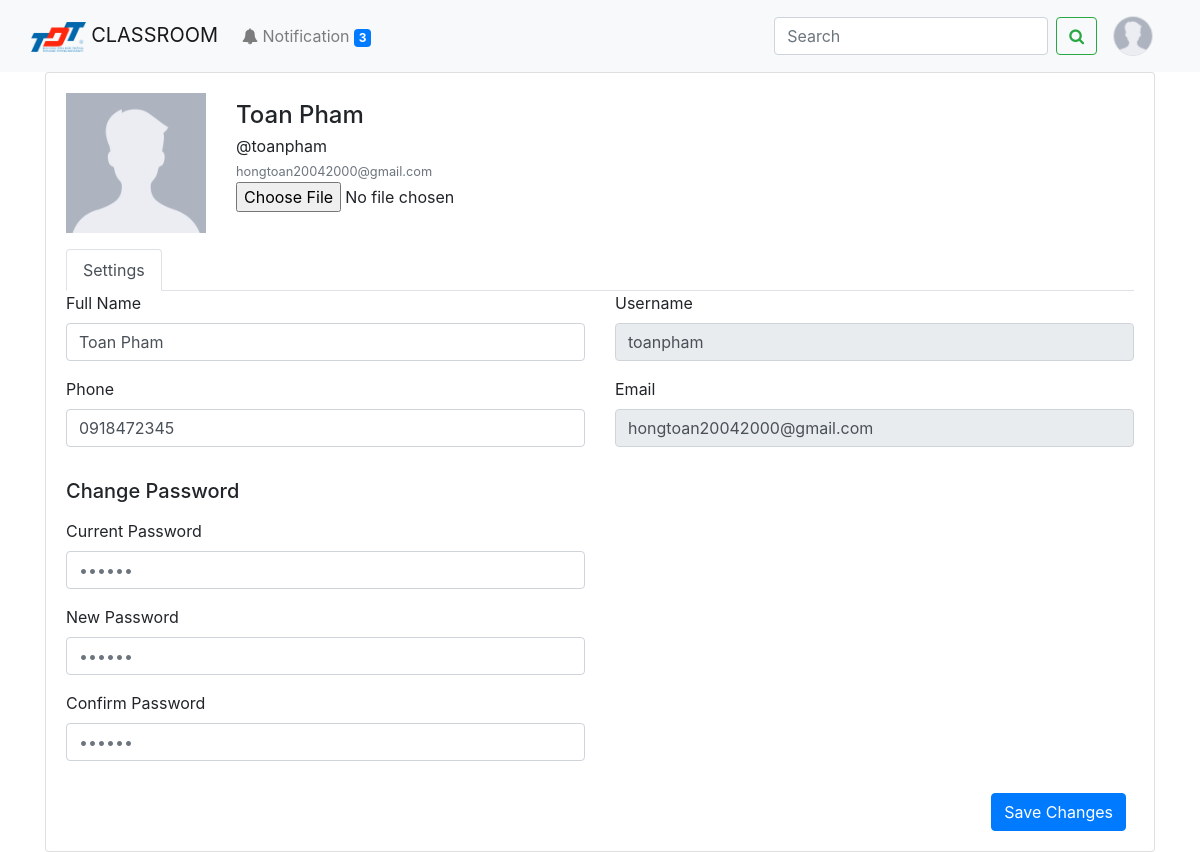
The app's page /profile.php (signed in) with its own data.
### tables this page shows
CREATE TABLE `users` (
  `id` int(11) NOT NULL,
  `username` varchar(30) NOT NULL,
  `password` varchar(50) NOT NULL,
  `fullname` varchar(30) NOT NULL,
  `email` varchar(30) NOT NULL,
  `phone` varchar(11) NOT NULL,
  `date` date NOT NULL,
  `avatar` varchar(255) NOT NULL DEFAULT 'img/user.png'
);

### profile.php (the view, shortened to what this page needs)
<!DOCTYPE html>
<?php
if (!isset($_SESSION['user_name']) && !isset($_SESSION['user_id'])) {
    header("Location: index.php");
} else {
    require 'connect.php';
    $id_user = $_SESSION['user_id'];
    $user = mysqli_query($conn, "SELECT * FROM `users` WHERE id='$id_user'");
    $data = mysqli_fetch_assoc($user);
}
?>
<html lang="en">
<head>
    <link rel="stylesheet" href="https://maxcdn.bootstrapcdn.com/bootstrap/4.5.2/css/bootstrap.min.css">
    <link rel="stylesheet" href="https://cdnjs.cloudflare.com/ajax/libs/font-awesome/4.7.0/css/font-awesome.min.css">
    <link rel="stylesheet" href="style.css">
</head>
<body>
    <nav class="navbar navbar-expand-lg navbar-light bg-light">
        <div class="container-fluid">
            <a class="navbar-brand" href="home.php"><img class="navbar-logo" src="img\logo-tdt.png" alt="TDTU" style="height: 30px"> CLASSROOM</a>
            <div class="collapse navbar-collapse" id="navbarSupportedContent">
                <ul class="navbar-nav mr-auto">
                    <li>
                        <a class="nav-link" href="#">
                            <i class="fa fa-bell"></i>
                            <span>Notification</span>
                            <span class="badge badge-primary">3</span>
                        </a>
                    </li>
                </ul>
                <form class="form-inline my-2 my-lg-0" method="POST">
                    <input class="form-control mr-sm-2" type="search" placeholder="Search" aria-label="Search" name="findingClass">
                    <button class="btn btn-outline-success my-2 my-sm-0" name="findSubmit"><i class="fa fa-search"></i></button>
                </form>
                <a class="nav-link" href="#" id="navbarDropdownMenuLink" role="button" data-toggle="dropdown" aria-haspopup="true" aria-expanded="false">
                    <img src="<?php echo $data['avatar'] ?>" width="40" height="40" class="rounded-circle border">
                </a>
            </div>
        </div>
    </nav>
    <div class="container">
        <div class="card">
            <div class="card-body">
                <div class="e-profile">
                    <form class="form">
                        <div class="row">
                            <div class="col-12 col-sm-auto mb-3">
                                <div class="mx-auto d-flex justify-content-center align-items-center">
                                    <img src="<?php echo $data['avatar'] ?>" alt="" width="140" height="140">
                                </div>
                            </div>
                            <div class="col d-flex flex-column flex-sm-row justify-content-between mb-3">
                                <div class="text-center text-sm-left mb-2 mb-sm-0">
                                    <h4 class="pt-sm-2 pb-1 mb-0 text-nowrap"><?php echo $data['fullname'] ?></h4>
                                    <p class="mb-0">@<?php echo $data['username'] ?></p>
                                    <div class="text-muted"><small><?php echo $data['email'] ?></small></div>
                                    <input type="file" id="myfile" name="avatar">
                                </div>
                            </div>
                        </div>
                        <ul class="nav nav-tabs">
                            <li class="nav-item active nav-link">Settings</li>
                        </ul>
                        <div class="row">
                            <div class="col">
                                <div class="row">
                                    <div class="col">
                                        <div class="form-group">
                                            <label>Full Name</label>
                                            <input class="form-control" type="text" name="name" value="<?php echo $data['fullname'] ?>" name="fullname">
                                        </div>
                                    </div>
                                    <div class="col">
                                        <div class="form-group">
                                            <label>Username</label>
                                            <input class="form-control" type="text" name="username" value="<?php echo $data['username'] ?>" name="username" disabled>
                                        </div>
                                    </div>
                                </div>
                                <div class="row">
                                    <div class="col">
                                        <div class="form-group">
                                            <label>Phone</label>
                                            <input class="form-control" type="text" value="<?php echo $data['phone'] ?>" name="phone">
                                        </div>
                                    </div>
                                    <div class="col">
                                        <div class="form-group">
                                            <label>Email</label>
                                            <input class="form-control" type="email" value="<?php echo $data['email'] ?>" name="email" disabled>
                                        </div>
                                    </div>
                                </div>
                            </div>
                        </div>
                        <div class="row">
                            <div class="col-12 col-sm-6 mb-3">
                                <h5 class="my-3">Change Password</h5>
                                <div class="row">
                                    <div class="col">
                                        <div class="form-group">
                                            <label>Current Password</label>
                                            <input class="form-control" type="password" placeholder="••••••" name="pass">
                                        </div>
                                    </div>
                                </div>
                                <div class="row">
                                    <div class="col">
                                        <div class="form-group">
                                            <label>New Password</label>
                                            <input class="form-control" type="password" placeholder="••••••" name="new-pass">
                                        </div>
                                    </div>
                                </div>
                                <div class="row">
                                    <div class="col">
                                        <div class="form-group">
                                            <label>Confirm <span class="d-none d-xl-inline">Password</span></label>
                                            <input class="form-control" type="password" placeholder="••••••" name="con-pass">
                                        </div>
                                    </div>
                                </div>
                            </div>
                        </div>
                        <div class="row">
                            <div class="col d-flex justify-content-end">
                                <button class="btn btn-primary mr-2" type="submit" name="change-submit">Save Changes</button>
                            </div>
                        </div>
                    </form>
                </div>
            </div>
        </div>
    </div>
</body>
</html>

### style.css (style rules this page uses)
.navbar-logo { height: 30px; }

### records on screen
users: avatar (placeholder picture), fullname "Toan Pham", username "toanpham", email "hongtoan20042000@gmail.com", name "Toan Pham", phone "0918472345"
